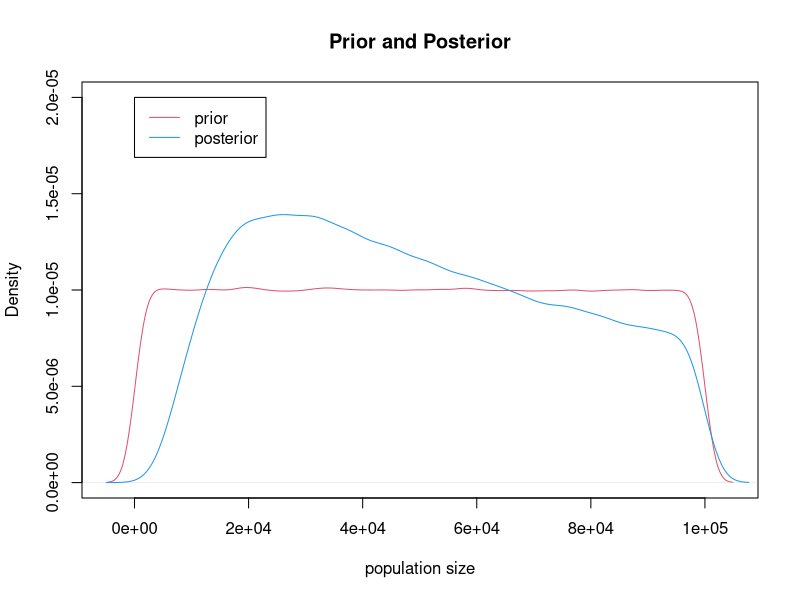
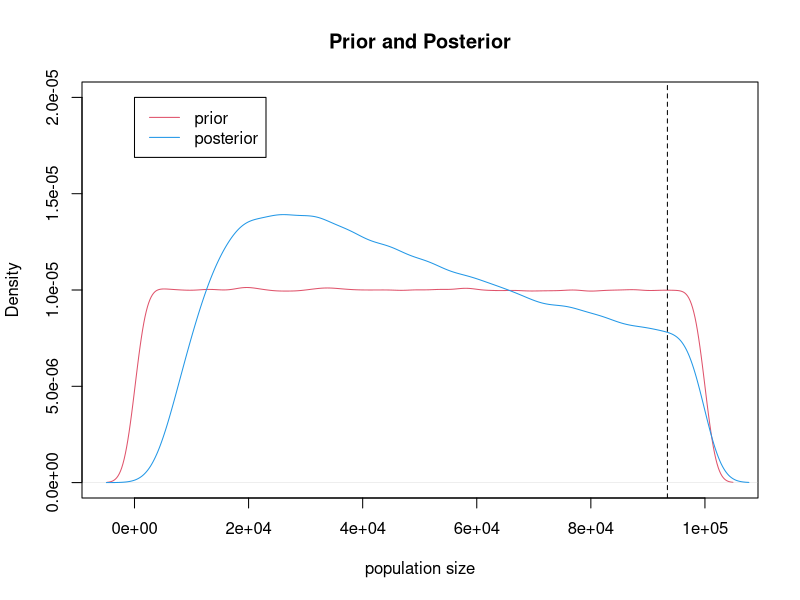
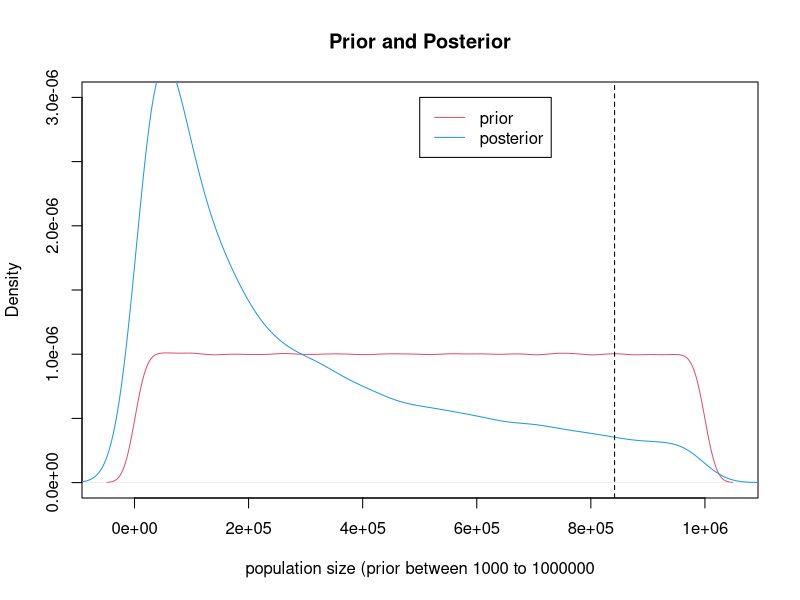
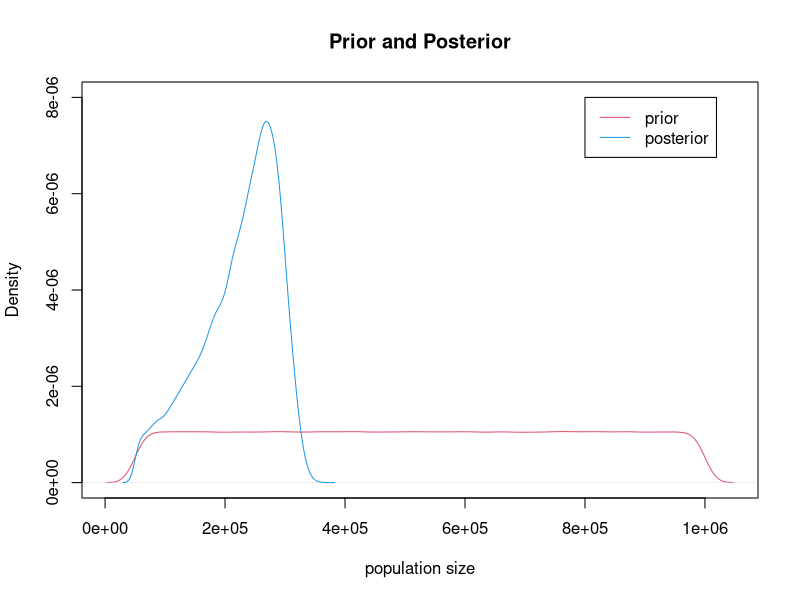
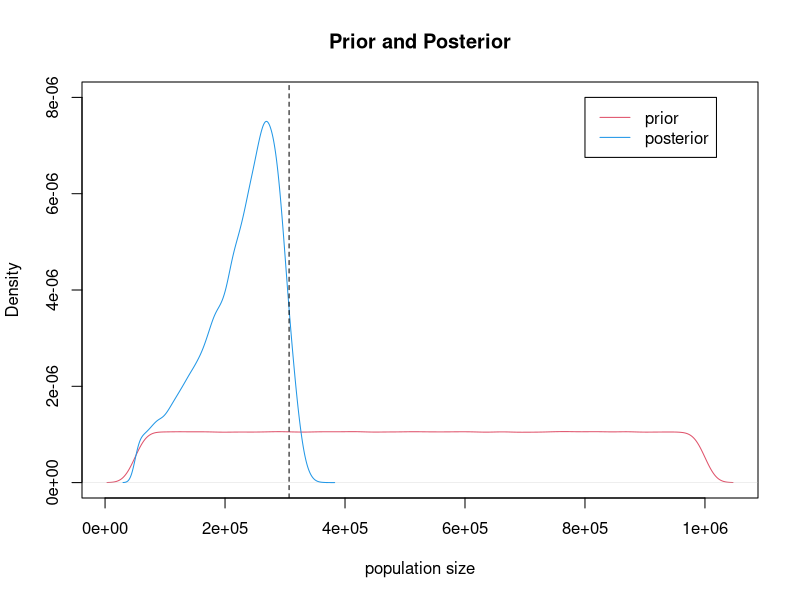
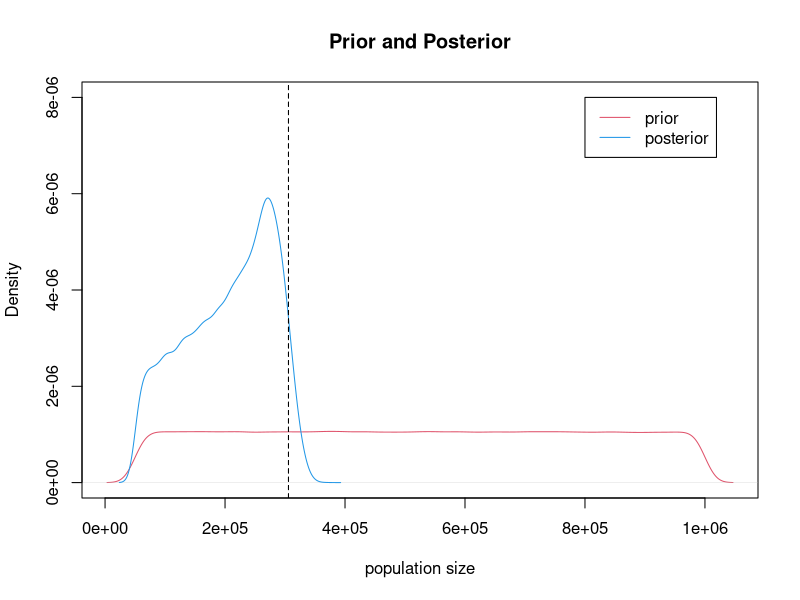

Recreate these plots in R, in order.
## ---- chunk 1
priorNN <- runif(1000000, min = 100, max = 100000)
## ---- chunk 2
CoalesTime <- rep(NA, 1000000)
for (ii in 1:1000000){
  CoalesTime[ii] <- rexp(1, 1/(priorNN[ii]))
}
mean(CoalesTime)
## ---- chunk 3
bp <- 100000
mu <- 1e-8*bp
MutaRate <- 2*mu*CoalesTime
NumbSNP <- rep(NA, 1000000)
for (ii in 1:1000000){
  NumbSNP[ii] <- rpois(1, MutaRate[ii])
}
mean(NumbSNP)
## ---- chunk 4
sims <- cbind(priorNN, NumbSNP)
acceptNN <- subset(sims, sims[, 2] >= 45 & sims[, 2] <= 55)
posteriorNN <- acceptNN[, 1]
## ---- chunk 5
plot(density(priorNN),col = 2, ylim = c(0, 2e-5), lwd = 1,xlab = "population size", main = "Prior and Posterior")  
lines(density(posteriorNN),col = 4,lwd = 1)
legend(0, 2e-5 ,c("prior","posterior"),lwd=1,col=c(2,4),cex=1)
## ---- chunk 6
median(posteriorNN)
## ---- chunk 7
plot(density(priorNN),col = 2, ylim = c(0, 2e-5), lwd = 1,xlab = "population size", main = "Prior and Posterior")  
lines(density(posteriorNN),col = 4,lwd = 1)
legend(0, 2e-5 ,c("prior","posterior"),lwd=1,col=c(2,4),cex=1)
abline(v = quantile(posteriorNN, 0.95), lty = 2, lwd = 1, col = 1)
## ---- chunk 8
#prior distribution of N~U[1000,1000000]
priorNN <- runif(1000000, min = 1000, max = 1000000)

CoalesTime <- rep(NA, 1000000)
for (ii in 1:1000000){
  CoalesTime[ii] <- rexp(1, 1/(priorNN[ii]))
}

bp <- 100000
mu <- 1e-8*bp
MutaRate <- 2*mu*CoalesTime
NumbSNP <- rep(NA, 1000000)
for (ii in 1:1000000){
  NumbSNP[ii] <- rpois(1, MutaRate[ii])
}
mean(NumbSNP)

sims <- cbind(priorNN, NumbSNP)
acceptNN <- subset(sims, sims[, 2] >= 45 & sims[, 2] <= 55)
posteriorNN <- acceptNN[, 1]

plot(density(priorNN),col = 2, ylim = c(0, 3e-6), lwd = 1,xlab = "population size (prior between 1000 to 1000000", main = "Prior and Posterior")  
lines(density(posteriorNN),col = 4,lwd = 1)
legend(5e5, 3e-6 ,c("prior","posterior"),lwd=1,col=c(2,4),cex=1)

#median posterior
median(posteriorNN)

#95% credible interval
abline(v=quantile(posteriorNN,0.95),lty=2,lwd=1,col=1)
## ---- chunk 9
PriorTT_split <- runif(1000000, min = 50000, max = 1000000)
## ---- chunk 10
NN <- 100000
CoalesTime <- rep(NA, 1000000)
for (ii in 1:1000000){
  CoalesTime[ii] <- rexp(1, 1/NN)
}
TMRCA <- CoalesTime + PriorTT_split
## ---- chunk 11
bp <- 100000
mu <- 1e-8*bp
MutaRate <- 2*mu*TMRCA
NumbSNP <- rep(NA, 1000000)
for (ii in 1:1000000){
  NumbSNP[ii] <- rpois(1, MutaRate[ii])
}
mean(NumbSNP)
## ---- chunk 12
sims <- cbind(PriorTT_split, NumbSNP)
acceptTT_split <- subset(sims, sims[, 2] >= 550 & sims[, 2] <= 650)
posteriorTT_split <- acceptTT_split[, 1]
## ---- chunk 13
plot(density(PriorTT_split),col = 2, ylim = c(0, 8e-6), lwd = 1,xlab = "population size", main = "Prior and Posterior")  
lines(density(posteriorTT_split),col = 4,lwd = 1)
legend(8e5, 8e-6 ,c("prior","posterior"),lwd = 1, col=c(2,4),cex=1)
## ---- chunk 14
median(posteriorTT_split)
## ---- chunk 15
plot(density(PriorTT_split),col = 2, ylim = c(0, 8e-6), lwd = 1,xlab = "population size", main = "Prior and Posterior")  
lines(density(posteriorTT_split),col = 4,lwd = 1)
legend(8e5, 8e-6 ,c("prior","posterior"),lwd = 1, col=c(2,4),cex=1)
abline(v=quantile(posteriorTT_split,0.95),lty=2,lwd=1,col=1)
## ---- chunk 16
priorNN <- runif(1000000, min = 1000, max = 1000000)
PriorTT_split <- runif(1000000, min = 50000, max = 1000000)

CoalesTime <- rep(NA, 1000000)
for (ii in 1:1000000){
  CoalesTime[ii] <- rexp(1, 1/priorNN[ii])
}
TMRCA <- CoalesTime + PriorTT_split

bp <- 100000
mu <- 1e-8*bp
MutaRate <- 2*mu*TMRCA
NumbSNP <- rep(NA, 1000000)
for (ii in 1:1000000){
  NumbSNP[ii] <- rpois(1, MutaRate[ii])
}
mean(NumbSNP)

sims <- cbind(PriorTT_split, NumbSNP)
acceptTT_split <- subset(sims, sims[, 2] >= 550 & sims[, 2] <= 650)
posteriorTT_split <- acceptTT_split[, 1]

plot(density(PriorTT_split),col = 2, ylim = c(0, 8e-6), lwd = 1,xlab = "population size", main = "Prior and Posterior")  
lines(density(posteriorTT_split),col = 4,lwd = 1)
legend(8e5, 8e-6 ,c("prior","posterior"),lwd = 1, col=c(2,4),cex=1)
abline(v=quantile(posteriorTT_split,0.95),lty=2,lwd=1,col=1)

#median posterior
median(posteriorTT_split)

#95% credible interval
abline(v=quantile(posteriorTT_split,0.95),lty=2,lwd=1,col=1)
